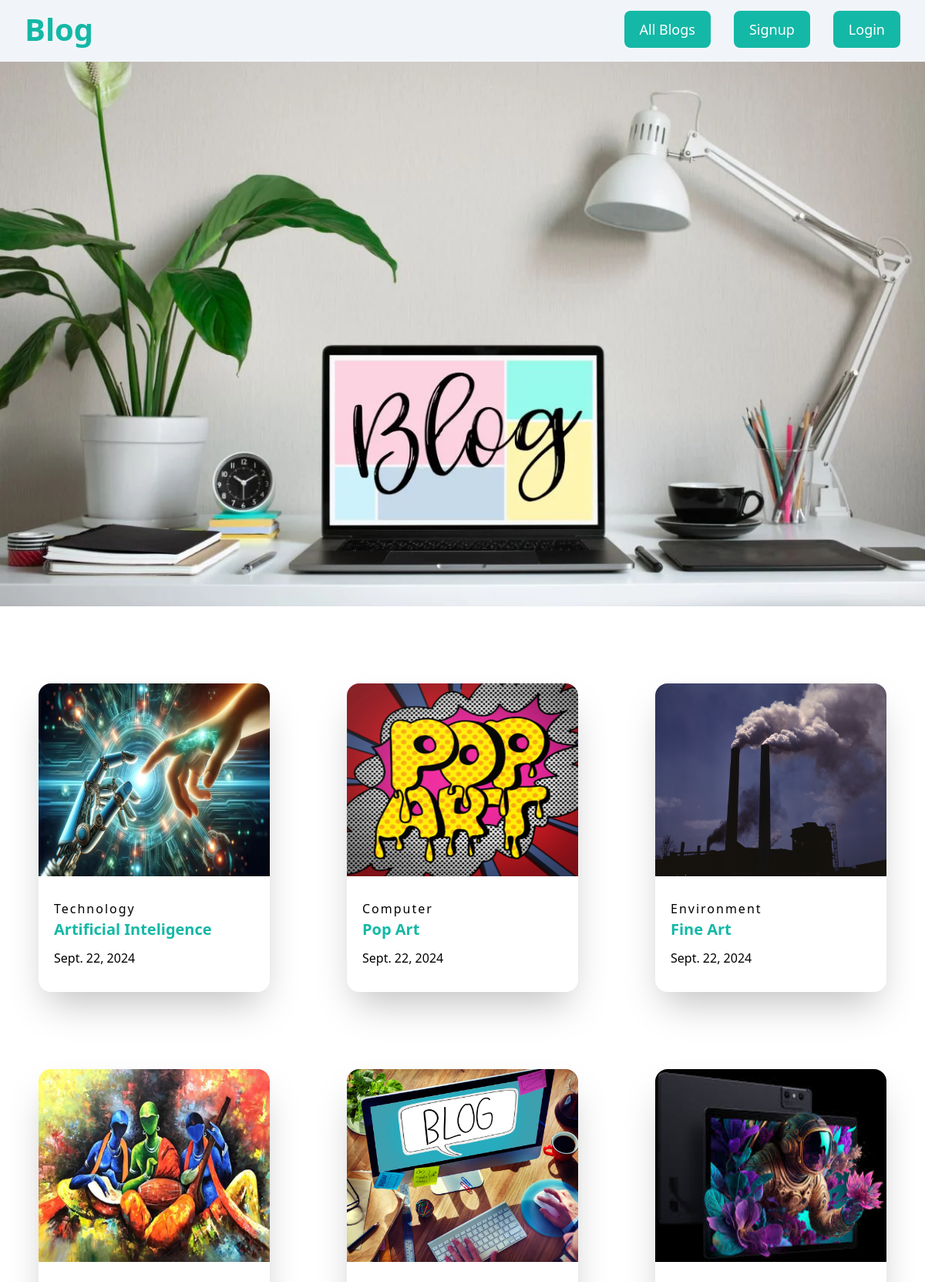
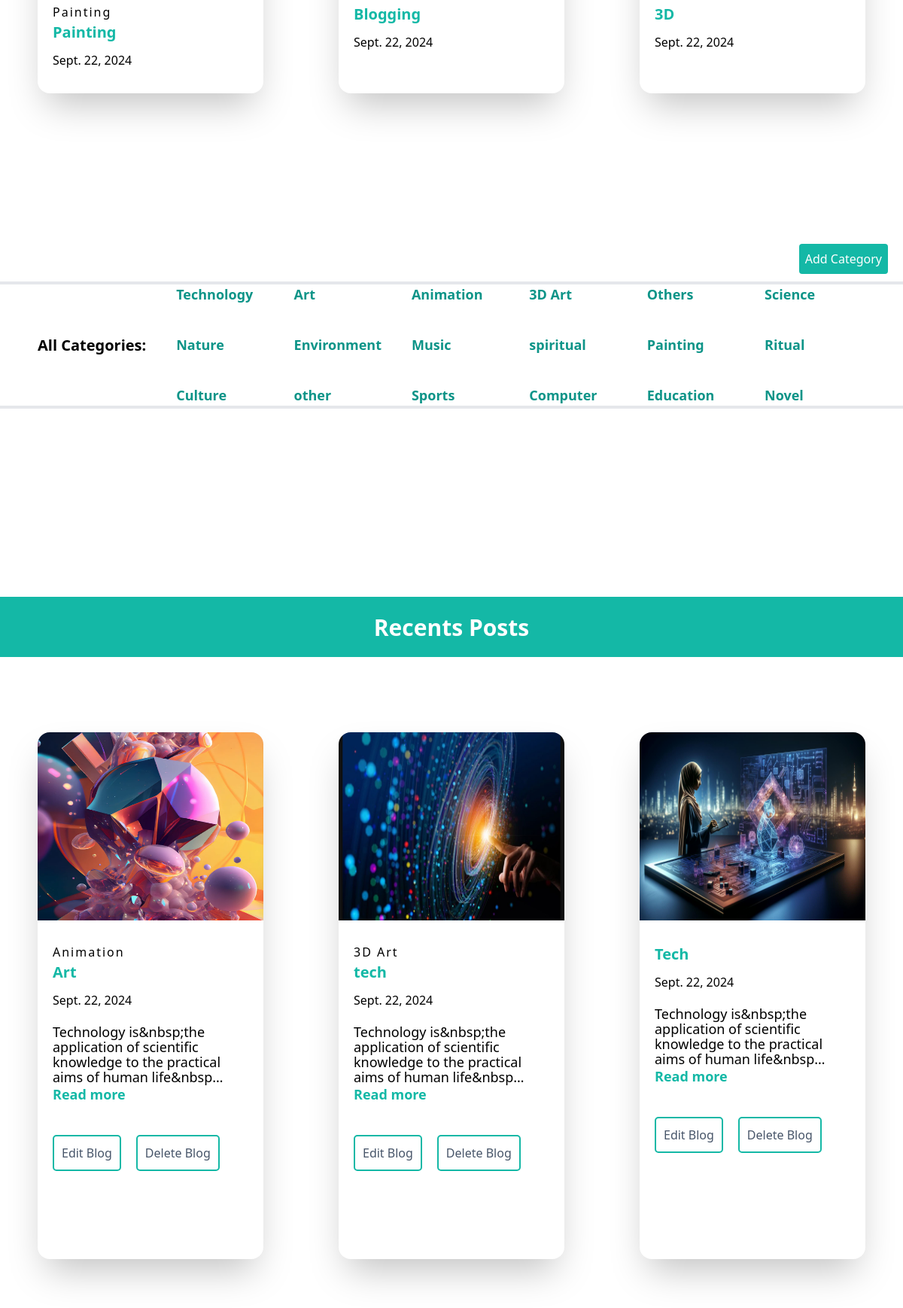
The page / (upper part) on the database its author committed (2 pictures, top to bottom).
### bloggingapi/models.py (models this page shows, shortened)
class Blogging(models.Model):
    title=models.CharField(max_length=200)
    content=CKEditor5Field('Text',null=True,blank=True,config_name='extends')
    image=models.FileField(upload_to='static/uploads')
    created_at=models.DateField(auto_now_add=True)
    category=models.ForeignKey(Category,on_delete=models.CASCADE,null=True)

class Category(models.Model):
    category_title=models.CharField(max_length=100,unique=True)
    created_at=models.DateTimeField(auto_now_add=True)

### bloggingapi/views.py (the view)
# urls.py: path('',view_blogs),
def view_blogs(request):
    blogs=Blogging.objects.all()
    recentpost=Blogging.objects.all()[::-1]
    category=Category.objects.all()
    if request.method=="GET":
        search=request.GET.get('search')
        if search!=None:
            blogs=Blogging.objects.filter(title__icontains=search)
    context={
        'blogs':blogs,
        'recentpost':recentpost,
        'category':category
    }
    return render(request,'bloggingapi/home.html',context)

### bloggingapi/templates/bloggingapi/home.html (shortened to what this page needs)
{% extends 'layouts.html' %}
{% load static %}
 {% block starts%}
 {% include 'bloggingapi/navbar.html'%}
<img src="{% static 'images/bg.webp' %}" class="w-[100%]" alt="" />
<section
  class="w-[100%] grid grid-cols-1 md:grid-cols-2 lg:grid-cols-3 relative top-[100px]"
>
  {% for viewblog in blogs %}
   {% if forloop.counter < 7 %}
  <div class="flex justify-center">
    <div
      class="shadow-2xl mb-[100px] w-[500px] md:w-[350px] lg:w-[300px] xl:w-[400px] 2xl:w-[450px] 3xl:w-[500px] 4xl:w-[550px] 5xl:w-[600px] min-h-[400px] rounded-2xl"
    >
      <a href="singleblog/{{viewblog.id}}" class="">
        <img
          src="{{viewblog.image}}"
          alt="image"
          class="h-[300px] md:h-[250px] xl:h-[300px] 2xl:h-[350px] w-[100%] rounded-tr-2xl rounded-tl-2xl"
        />
      </a>
      <div class="px-[20px] py-[30px]">
        <a
          href="singleblog/{{viewblog.id}}"
          class="tracking-[2px] text-[16px] xl:text-[18px] 2xl:text-[20px] 3xl:text-[22px] 4xl:text-[25px] 5xl:text-[27px]"
          >{{viewblog.category.category_title}}</a
        >
        <h5>
          <a
            href="singleblog/{{viewblog.id}}"
            class="font-bold text-[20px] xl:text-[25px] 2xl:text-[30px] 3xl:text-[35px] 4xl:text-[40px] 5xl:text-[45px] text-teal-500"
            >{{viewblog.title}}</a
          >
        </h5>
        <p class="mt-[10px] text-[16px] 2xl:text-[18px] 3xl:text-[20px] 4xl:text-[22px] 5xl:text-[25px]">{{viewblog.created_at}}</p>
      </div>
    </div>
  </div>
  {% endif %}
  {% endfor %}
</section>
<div class="mt-[200px] flex justify-end items-end">
  <a href="/addcategory" class="bg-teal-500 text-white p-2 rounded text-base xl:text-lg 2xl:text-xl 3xl:text-2xl 4xl:text-3xl mr-[20px] mb-[10px] hover:bg-transparent hover:text-teal-500 hover:border-2 hover:border-teal-500">Add Category</a>
</div>
<nav
  class="bg-white border-b-4 border-t-4 min-h-[150px] flex items-center pl-[50px]"
>
<div class="font-semibold text-[18px] md:text-[20px] xl:text-[22px] 2xl:text-[25px] 3xl:text-[27px] 4xl:text-[30px] 5xl:text-[32px]">All Categories:</div>
<div class="min-h-[100px] mx-[40px] flex gap-[40px] text-teal-600 font-semibold text-[16px] md:text-[18px] xl:text-[20px] 2xl:text-[22px] 3xl:text-[25px] 4xl:text-[27px] 5xl:text-[30px] grid grid-cols-3 md:grid-cols-6 xl:grid-cols-8 2xl:grid-cols-12">
{% for category in category %}
  <a href="readcategory/{{category.id}}" class="">{{category.category_title}}</a>
  {% endfor %}
</div>
</nav>
<div class="mt-[250px]">
  <h2
    class="h-[80px] xl:h-[100px] 2xl:h-[120px] text-white bg-teal-500 text-[25px] md:text-[30px] xl:text-[35px] 2xl:text-[37px] 3xl:text-[40px] 4xl:text-[42px] 5xl:text-[45px] font-semibold flex justify-center items-center"
  >
    Recents Posts
  </h2>
</div>
<section
  class="w-[100%] grid grid-cols-1 md:grid-cols-2 lg:grid-cols-3 2xl:grid-cols-4 relative top-[100px]"
>
  {% for recent in recentpost %} {% if forloop.counter < 10 %}
  <div class="flex justify-center">
    <div
      class="shadow-2xl mb-[100px] w-[500px] md:w-[350px] lg:w-[300px] xl:w-[400px] 2xl:w-[350px] 3xl:w-[400px] 4xl:w-[450px] 5xl:w-[500px] min-h-[700px] rounded-2xl"
    >
      <a href="singleblog/{{recent.id}}" class="">
        <img
          src="{{recent.image}}"
          alt="{{recent.title}}"
          class="h-[300px] md:h-[250px] xl:h-[300px] 2xl:h-[350px] w-[100%] rounded-tr-2xl rounded-tl-2xl"
        />
      </a>
      <div class="px-[20px] py-[30px]">
        <a
          href="singleblog/{{recent.id}}"
          class="tracking-[2px] text-[16px] xl:text-[18px] 2xl:text-[20px] 3xl:text-[22px] 4xl:text-[25px] 5xl:text-[27px]"
          >{{recent.category.category_title}}</a
        >
        <h5>
          <a
            href="singleblog/{{recent.id}}"
            class="font-bold text-[20px] xl:text-[25px] 2xl:text-[30px] 3xl:text-[35px] 4xl:text-[40px] 5xl:text-[45px] text-teal-500"
            >{{recent.title}}</a
          >
        </h5>
        <p class="mt-[10px] text-[16px] 2xl:text-[18px] 3xl:text-[20px] 4xl:text-[22px] 5xl:text-[25px]">{{recent.created_at}}</p>
        <p
          class="font-normal text-[18px] xl:text-[20px] 2xl:text-[22px] 3xl:text-[25px] 4xl:text-[27px] 5xl:text-[30px] leading-[20px] xl:leading-[30px] 2xl:leading-[40px] mt-[20px]"
        >
          {{recent.content | striptags | truncatechars:100}}
        </p>
        <a
          href="singleblog/{{recent.id}}"
          class="mt-[50px] text-teal-500 font-semibold text-[18px] xl:text-[20px] 2xl:text-[22px] 3xl:text-[25px] 4xl:text-[27px] 5xl:text-[30px]"
          >Read more</a
        >
        <div class="my-[40px] flex">
          {% if user.is_authenticated %}
          <a
            href="all-blog-update/{{recent.id}}"
            class="border-2 border-solid border-teal-500 p-[5px] md:p-[10px]  rounded-[5px] text-slate-600 text-[16px] xl:text-[18px] 2xl:text-[20px] 3xl:text-[22px] 4xl:text-[25px] 5xl:text-[27px] ease-linear duration-75 hover:bg-teal-500 hover:text-white"
            >Edit Blog</a
          >
          <a
            href="deleteblog/{{recent.id}}"
            class="border-2 border-solid border-teal-500 p-[5px] md:p-[10px]  rounded-[5px] text-slate-600 text-[16px] xl:text-[18px] 2xl:text-[20px] 3xl:text-[22px] 4xl:text-[25px] 5xl:text-[27px] mx-[20px] ease-linear duration-75 hover:bg-teal-500 hover:text-white"
            onclick="return confirm('Are you sure you want to delete this blog?')"
            >Delete Blog</a
          >
          {% else %}
          <a
            href=""
            class="border-2 border-solid border-teal-500 p-[5px] md:p-[10px]  rounded-[5px] text-slate-600 text-[16px] xl:text-[18px] 2xl:text-[20px] 3xl:text-[22px] 4xl:text-[25px] 5xl:text-[27px] ease-linear duration-75 hover:bg-teal-500 hover:text-white"
            >Edit Blog</a
          >
          <a
            href=""
            class="border-2 border-solid border-teal-500 p-[5px] md:p-[10px]  rounded-[5px] text-slate-600 text-[16px] xl:text-[18px] 2xl:text-[20px] 3xl:text-[22px] 4xl:text-[25px] 5xl:text-[27px] mx-[20px] ease-linear duration-75 hover:bg-teal-500 hover:text-white"
            >Delete Blog</a
          >
          {% endif %}
        </div>
      </div>
    </div>
  </div>
  {% endif %}
  {% endfor %}
</section>
{% endblock %}

### rows shown on the page
Blogging: image (picture), category.category_title "Technology", title "Artificial Inteligence", created_at "Sept. 22, 2024"
Blogging: image (picture), category.category_title "Computer", title "Pop Art", created_at "Sept. 22, 2024"
Blogging: image (picture), category.category_title "Environment", title "Fine Art", created_at "Sept. 22, 2024"
Blogging: image (picture), category.category_title "Painting", title "Painting", created_at "Sept. 22, 2024"
Blogging: image (picture), title "Blogging", created_at "Sept. 22, 2024"
Blogging: image (picture), title "3D", created_at "Sept. 22, 2024"
Category: category_title "Technology"
Category: category_title "Art"
Category: category_title "Animation"
Category: category_title "3D Art"
Category: category_title "Others"
Category: category_title "Science"
Category: category_title "Nature"
Category: category_title "Environment"
Category: category_title "Music"
Category: category_title "spiritual"
Category: category_title "Painting"
Category: category_title "Ritual"
Category: category_title "Culture"
Category: category_title "other"
Category: category_title "Sports"
Category: category_title "Computer"
Category: category_title "Education"
Category: category_title "Novel"
Blogging: image (picture), category.category_title "Animation", title "Art", created_at "Sept. 22, 2024", content "Technology is&nbsp;the application of scientific knowledge to the practical aims of human life&nbsp…"
Blogging: image (picture), category.category_title "3D Art", title "tech", created_at "Sept. 22, 2024", content "Technology is&nbsp;the application of scientific knowledge to the practical aims of human life&nbsp…"
Blogging: image (picture), title "Tech", created_at "Sept. 22, 2024", content "Technology is&nbsp;the application of scientific knowledge to the practical aims of human life&nbsp…"
